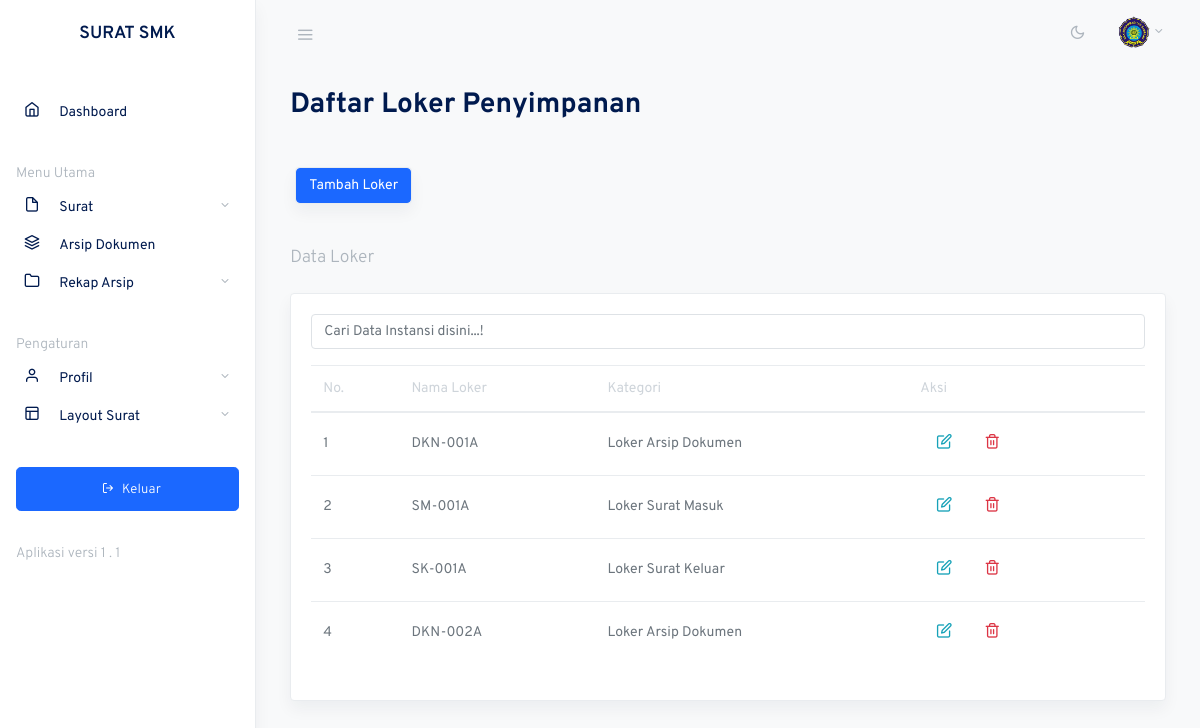
Screenshot of /loker.php (signed in) with the database file from the repository.
### tables this page shows
CREATE TABLE `tb_loker` (
  `id_loker` varchar(30) NOT NULL,
  `loker` varchar(30) NOT NULL,
  `kategori_loker` varchar(30) NOT NULL
);

### loker.php (the view, shortened to what this page needs)
<?php
include 'include/config.php';
$result = $config->query("SELECT * FROM tb_loker");
?>
<?php include 'include/header.php'; ?>
<main role="main" class="main-content">
    <div class="container-fluid">
        <div class="row justify-content-center">
            <div class="col-12">
                <h2 class="mb-4 page-title">Daftar Loker Penyimpanan</h2>
                <div class="card-body">
                    <div class="row">
                        <div class="card shadow mb-4">
                            <button type="button" class="btn btn-primary" data-toggle="modal" data-target="#kode" onclick="clearModal()">
                                Tambah Loker
                            </button>
                        </div>
                    </div>
                </div>
                <h2 class="h5 page-title text-muted">Data Loker</h2>
                <div class="row my-4">
                    <div class="col-md-12">
                        <div class="card shadow">
                            <div class="card-body">
                                <div class="mb-3">
                                    <input
                                        type="text"
                                        id="searchInput"
                                        class="form-control"
                                        placeholder="Cari Data Instansi disini...!"
                                        onkeyup="filterTable()">
                                </div>
                                <table class="table datatables" id="dataTable-1">
                                    <thead>
                                        <tr>
                                            <th>No.</th>
                                            <th>Nama Loker</th>
                                            <th>Kategori</th>
                                            <th>Aksi</th>
                                        </tr>
                                    </thead>
                                    <tbody>
                                        <?php
                                        $row_number = 1;
                                        if ($result->num_rows > 0) {
                                            while ($row = $result->fetch_assoc()) {
                                                echo "<tr>
                                                    <td>{$row_number}</td>
                                                    <td>{$row['loker']}</td>
                                                    <td>{$row['kategori_loker']}</td>
                                                    <td>
                                                        <ul class='nav'>
                                                            <li class='nav-item'>
                                                                <a class='nav-link text-info my-0' onclick='editInstansi({$row['id_loker']}, \"{$row['loker']}\")'>
                                                                    <i class='fe fe-edit fe-16'></i>
                                                                </a>
                                                            </li>
                                                            <li class='nav-item'>
                                                                <a class='nav-link text-danger my-0' href='?delete={$row['id_loker']}' onclick='return confirm(\"Yakin ingin menghapus?\");'>
                                                                    <i class='fe fe-trash-2 fe-16'></i>
                                                                </a>
                                                            </li>
                                                        </ul>
                                                    </td>
                                                </tr>";
                                                $row_number++;
                                            }
                                        }
                                        ?>
                                    </tbody>
                                </table>
                            </div>
                        </div>
                    </div>
                </div>
            </div>
        </div>
    </div>
</main>
<?php include 'include/footer.php'; ?>

### css/feather.css (style rules this page uses)
.fe { font-family: "feather" !important; speak: none; font-style: normal; font-weight: normal; font-variant: normal; text-transform: none; line-height: 1; -webkit-font-smoothing: antialiased; -moz-osx-font-smoothing: grayscale; }
.fe-16 { font-size: 16px; }
.fe-edit:before { content: ""; }
.fe-trash-2:before { content: ""; }

### rows the page displays
tb_loker: loker "DKN-001A", kategori_loker "Loker Arsip Dokumen"
tb_loker: loker "SM-001A", kategori_loker "Loker Surat Masuk"
tb_loker: loker "SK-001A", kategori_loker "Loker Surat Keluar"
tb_loker: loker "DKN-002A", kategori_loker "Loker Arsip Dokumen"
